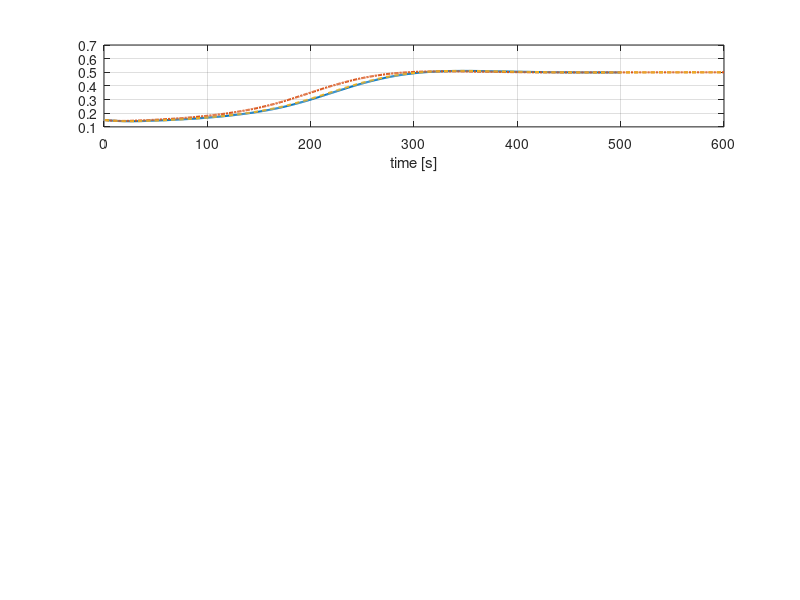

Write the MATLAB code that produced this figure. (Note: this script raises an error after producing the figure.)
load('tLMPC.mat'); load('tNMPC.mat'); load('tLBMPC.mat');
l=size(xl,1);
figure;
    for i=1:l
        subplot(l,1,i);
        plot(xlo(i,:),'Linewidth',1.5); hold on;
        plot(xnl(i,:),'Linewidth',1.5,'LineStyle','-.'); hold on;
        plot(xl(i,:),'Linewidth',1.5,'LineStyle','--'); hold on;
        grid on
        xlabel('time [s]');
        if i<=n
            lableTex = ['x_{',num2str(i),'}'];
        else
            lableTex = ['u_{',num2str(i-n),'}'];
        end
        ylabel(lableTex,'Interpreter','tex' );
        legend('LBMPC','NMPC','LMPC')
    end
